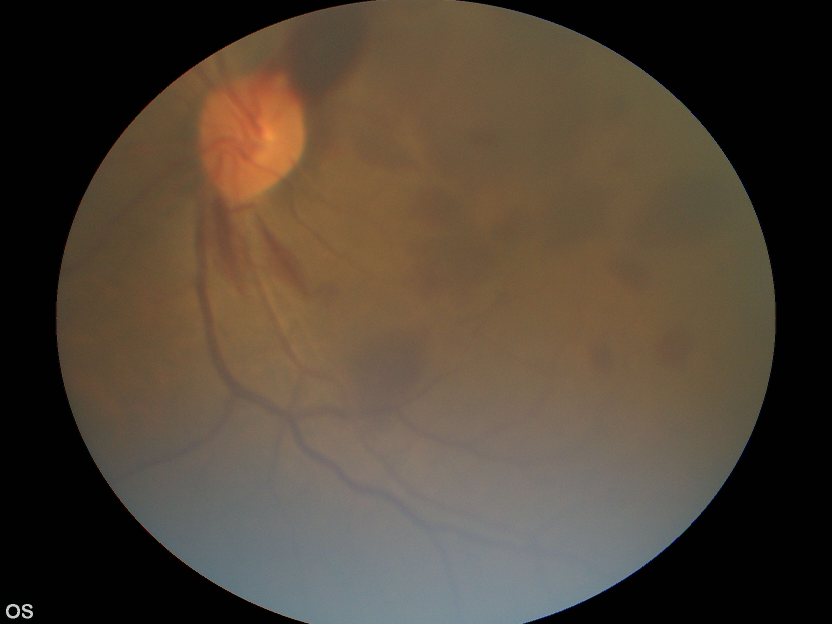
#> input picture Code/Circular Sampling/OS0043EY.JPG, 1664 x 1248 px (shown at 1/2 size)
$ jupyter execute 'Non Uniform Sampling.ipynb'
#> lines starting #> are read from the running program, lines starting #| are printed output that depends on the picture
[cell 1]
import cv2
import numpy as np
import matplotlib.pyplot as plt

[cell 2]
source = cv2.imread("OS0043EY.JPG")
#> source is the input picture: shape (1248, 1664, 3); mean B, G, R 54, 67.3, 79.5
print(np.shape(source))
#| (1248, 1664, 3)
#cv2.imshow("Source Image", source)
#cv2.waitKey(0)

[cell 3]
shape = np.shape(source)
#> shape = (1248, 1664, 3)
y_centre = int(shape[0]/2)
#> y_centre = 624
radius = int(shape[0]/2)
#> radius = 624

[cell 4]
steps = []
temp = int(1248/2)
i = 10
while (temp - i) > 0 :
    temp = temp-3*i
    steps.append(temp)
    i = i+1

steps = np.flip(np.array(steps))
print(steps)

[cell 5]
def get_non_uniform_sampling(source, steps):
    shape = np.shape(source)
#> shape = (1248, 1664, 3)
    height = shape[0]
#> height = 1248
    length = shape[1]
#> length = 1664

    x_centre = int(length/2)
#> x_centre = 832
    y_centre = int(height/2)
#> y_centre = 624
    radius = int(min(length, height)/2)
#> radius = 624

    pi = np.pi
    multiplier = 0.5
    x_coordinates = []
    y_coordinates = []

    for r in steps:
        number_of_points = (1/multiplier) * 2

        for j in range(int(number_of_points)):
            theta = j*pi*multiplier
            x = x_centre + (r * np.cos(theta))
            y = y_centre + (r * np.sin(theta))
            x_coordinates.append(int(x))
            y_coordinates.append(int(y))

        multiplier = multiplier/2
#> after the loop, multiplier = 6.1e-05

    return x_coordinates, y_coordinates

[cell 6]
p, q = get_non_uniform_sampling(source, steps)
#> p = 32764 items; q = 32764 items
plt.rcParams['figure.figsize'] = [8,8]
plt.imshow(source)
plt.scatter(p, q, color='red')
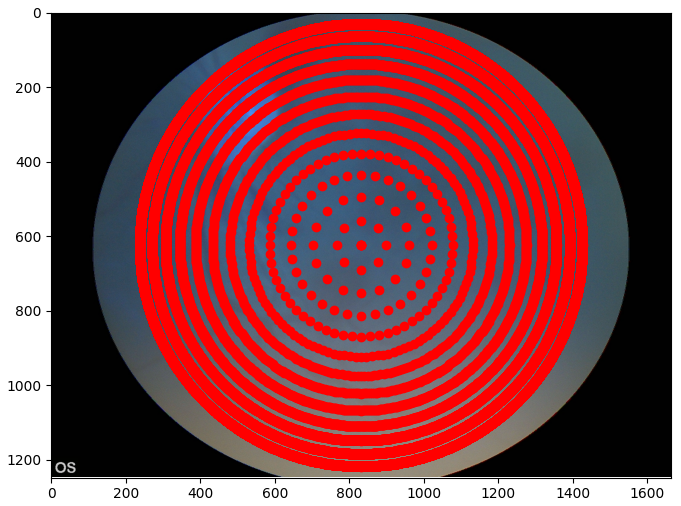
#> figure drawn by matplotlib, 1 panel; B, G, R data is drawn as R, G, B


$ run again, with Code/Circular Sampling/image.jpg copied over Code/Circular Sampling/OS0043EY.JPG
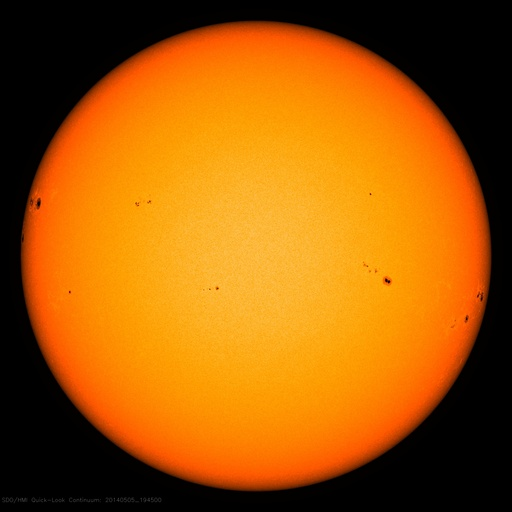
#> input picture Code/Circular Sampling/image.jpg, 512 x 512 px
#> source is the input picture: shape (512, 512, 3); mean B, G, R 6.8, 89.8, 162.4
#| (512, 512, 3)
#> p = 32764 items
#> `[cell 6] p, q = get_non_uniform_sampling(source, steps) plt.rcParams['..`:
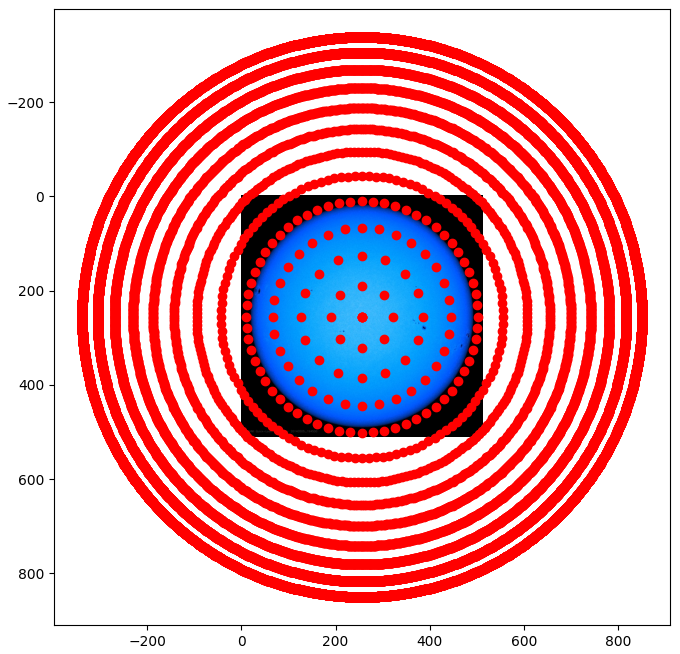
#> figure drawn by matplotlib, 1 panel; B, G, R data is drawn as R, G, B
